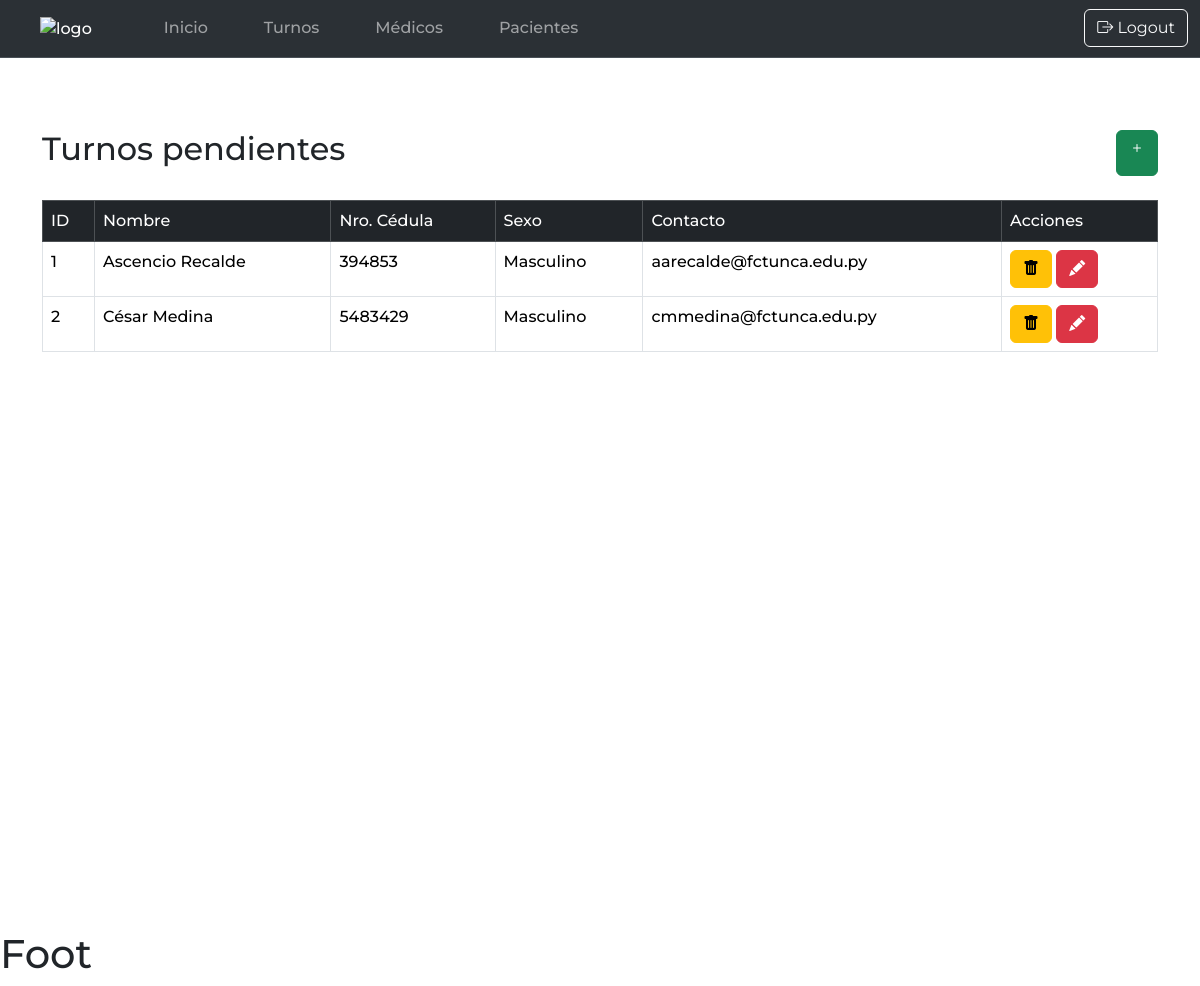
The page /turnos/pacientes/ (signed in) on the database as committed earlier.
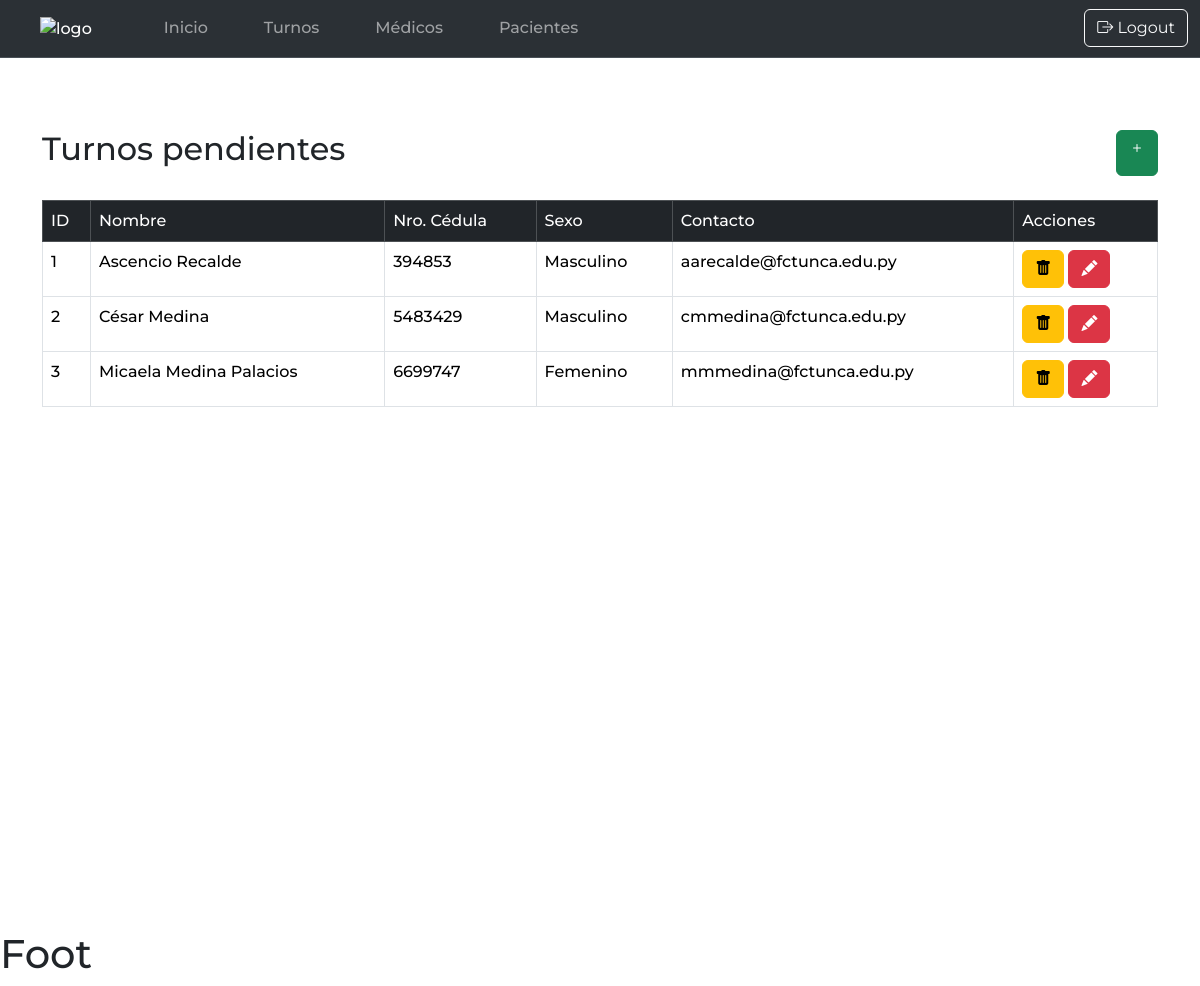
The same page on the database as committed later.
### turnosApp/models.py (models this page shows, shortened)
class Paciente(models.Model):
    nombre = models.CharField(max_length=100, null=False)
    ci = models.CharField(max_length=20, null=False)
    sexo = models.ForeignKey(Sexo, on_delete=models.CASCADE)
    conacto = models.CharField(max_length=100, null=False)
    tipo_contacto = models.BooleanField(default=False, null=False)
    ciudad = models.CharField(max_length=50, null=True)
    status = models.IntegerField(null=False, default=0)

class Sexo(models.Model):
    nombre = models.CharField(max_length=20, null=False)
    def __str__(self):
        return self.nombre

### turnosApp/views.py (the view)
# urls.py: path('pacientes/', views.pacientes, name='pacientes'),
@login_required
def pacientes(request):
    pacienteList = Paciente.objects.all().filter(status=0)
    return render(request, 'pacientes.html', {'pacientes': pacienteList})

### templates/pacientes.html (shortened to what this page needs)
{% extends 'base.html' %}
{% block Body %}
    <div class="container mt-5" id="container-list">
        <div class="d-flex justify-content-between">
            <h2>Turnos pendientes</h2>
            <a class="btn btn-success" href="{% url 'nuevoPaciente' %}">
                <i class="bi bi-plus"></i>
            </a>
        </div>
        <br>
        <table class="table table-bordered" >
            <thead class="table-dark">
                <tr>
                    <td>ID</td>
                    <td>Nombre</td>
                    <td>Nro. Cédula</td>
                    <td>Sexo</td>
                    <td>Contacto</td>
                    <td>Acciones</td>
                </tr>
            </thead>
            <tbody>
                {% for paciente in pacientes %}
                    <tr>
                        <td>{{ paciente.id }}</td>
                        <td>{{ paciente.nombre }}</td>
                        <td>{{ paciente.ci }}</td>
                        <td>{{ paciente.sexo }}</td>
                        <td>{{ paciente.conacto }}</td>
                        <td>
                            <a class="btn btn-warning"
                               href="{% url 'deactivatePaciente' paciente.id %}"
                               onclick=" return confirm('¿Estás seguro de que quieres eliminar este paciente?');"
                            >
                                <i class="bi bi-trash-fill"></i>
                            </a>
                            <a class="btn btn-danger" href="#">
                                <i class="bi bi-pencil-fill"></i>
                            </a>
                        </td>
                    </tr>
                {% endfor %}
            </tbody>
        </table>
    </div>
{% endblock %}

Rows that differ between the two databases and show on the page:
added Paciente: id "3", nombre "Micaela Medina Palacios", ci "6699747", sexo "Femenino", conacto "mmmedina@fctunca.edu.py"
